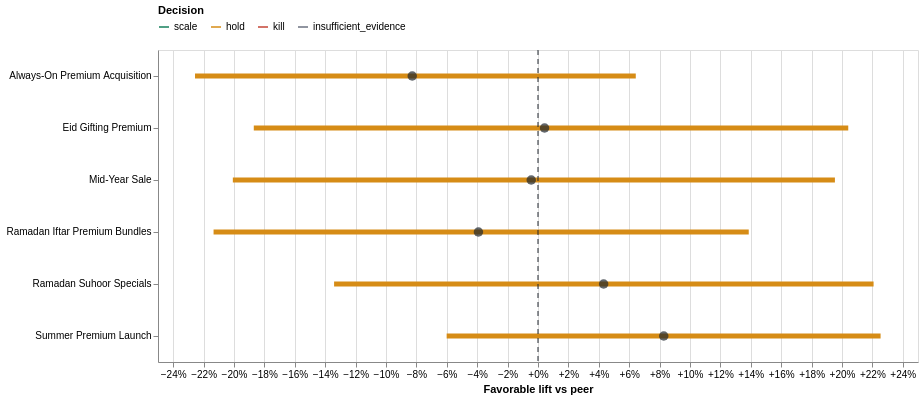

Write notebook code for a chart like this one.
### Markdown cell above
## 7. Probability Better And The Funding Decision

For each scored campaign, the engine creates 5,000 plausible campaign rates and 5,000
plausible peer rates. `probability_better` is the fraction where favorable lift is
above zero.

```text
higher-is-better lift = campaign draw - benchmark draw
lower-is-better lift  = benchmark draw - campaign draw

SCALE: lift low > 0
KILL:  lift high < 0
HOLD:  lift range crosses 0
```

Probability better supports interpretation and the two-factor budget priority. The complete lift
range, not the probability alone, controls the statistical decision. A provisional
fallback can still calculate a statistical direction, but its final funding action is
always capped at `KEEP_AS_TEST`.

### Code cell
decision_table = campaigns[[
    "campaign_name", "raw_rate", "corrected_rate", "benchmark",
    "benchmark_scope", "benchmark_quality", "portfolio_context_benchmark",
    "expected_lift", "lift_low", "lift_high", "probability_better",
    "statistical_decision", "recommended_action",
]].rename(columns={
    "campaign_name": "Campaign", "raw_rate": "Raw rate",
    "corrected_rate": "Corrected rate", "benchmark": "Benchmark",
    "benchmark_scope": "Benchmark source",
    "benchmark_quality": "Benchmark quality",
    "portfolio_context_benchmark": "Portfolio context",
    "expected_lift": "Expected lift", "lift_low": "Lift low",
    "lift_high": "Lift high", "probability_better": "Probability better",
    "statistical_decision": "Statistical decision",
    "recommended_action": "Final action",
})
display(decision_table.style.format({
    "Raw rate": "{:.2%}", "Corrected rate": "{:.2%}",
    "Benchmark": "{:.2%}", "Expected lift": "{:+.2%}",
    "Lift low": "{:+.2%}", "Lift high": "{:+.2%}",
    "Probability better": "{:.2%}", "Portfolio context": "{:.2%}",
}, na_rep="Not available"))

lift_data = campaigns.dropna(subset=["lift_low", "lift_high"]).copy()
if not lift_data.empty:
    lift_ranges = alt.Chart(lift_data).mark_rule(strokeWidth=5).encode(
        y=alt.Y("campaign_name:N", sort="-x", title=None),
        x=alt.X("lift_low:Q", title="Favorable lift vs peer", axis=alt.Axis(format="+.0%")),
        x2="lift_high:Q",
        color=alt.Color(
            "statistical_decision:N",
            scale=alt.Scale(
                domain=list(DECISION_COLORS), range=list(DECISION_COLORS.values())
            ),
            legend=alt.Legend(orient="top", title="Decision"),
        ),
        tooltip=[
            alt.Tooltip("campaign_name:N", title="Campaign"),
            alt.Tooltip("lift_low:Q", format="+.2%"),
            alt.Tooltip("expected_lift:Q", format="+.2%"),
            alt.Tooltip("lift_high:Q", format="+.2%"),
            alt.Tooltip("probability_better:Q", format=".2%"),
        ],
    )
    expected = alt.Chart(lift_data).mark_point(
        filled=True, color="#20262e", size=90
    ).encode(y=alt.Y("campaign_name:N", sort="-x"), x="expected_lift:Q")
    zero = alt.Chart(pd.DataFrame({"zero": [0]})).mark_rule(
        strokeDash=[5, 4], color="#20262e"
    ).encode(x="zero:Q")
    display((lift_ranges + expected + zero).properties(
        width=760, height=max(140, len(lift_data) * 52)
    ))

### Figure 1 — Vega-Lite specification as saved in the notebook (floating-point values rounded to 4 significant figures)
{"config": {"view": {"continuousWidth": 300, "continuousHeight": 300}}, "layer": [{"mark": {"type": "rule", "strokeWidth": 5}, "encoding": {"color": {"field": "statistical_decision", "legend": {"orient": "top", "title": "Decision"}, "scale": {"domain": ["scale", "hold", "kill", "insufficient_evidence"], "range": ["#16815d", "#d68c16", "#c44536", "#6b7280"]}, "type": "nominal"}, "tooltip": [{"field": "campaign_name", "title": "Campaign", "type": "nominal"}, {"field": "lift_low", "format": "+.2%", "type": "quantitative"}, {"field": "expected_lift", "format": "+.2%", "type": "quantitative"}, {"field": "lift_high", "format": "+.2%", "type": "quantitative"}, {"field": "probability_better", "format": ".2%", "type": "quantitative"}], "x": {"axis": {"format": "+.0%"}, "field": "lift_low", "title": "Favorable lift vs peer", "type": "quantitative"}, "x2": {"field": "lift_high"}, "y": {"field": "campaign_name", "sort": "-x", "title": null, "type": "nominal"}}}, {"mark": {"type": "point", "color": "#20262e", "filled": true, "size": 90}, "encoding": {"x": {"field": "expected_lift", "type": "quantitative"}, "y": {"field": "campaign_name", "sort": "-x", "type": "nominal"}}}, {"data": {"name": "data-42990c68f268a11fa16682fcd3437a6f"}, "mark": {"type": "rule", "color": "#20262e", "strokeDash": [5, 4]}, "encoding": {"x": {"field": "zero", "type": "quantitative"}}}], "data": {"name": "data-691cf7c085e2c49fc4b50111a8a323d7"}, "height": 312, "width": 760, "$schema": "https://vega.github.io/schema/vega-lite/v5.20.1.json", "datasets": {"data-691cf7c085e2c49fc4b50111a8a323d7": [{"campaign_id": "120209876543220001", "campaign_name": "Always-On Premium Acquisition", "objective": "OUTCOME_SALES", "entity_status": "ACTIVE", "start_date": "2025-12-30T00:00:00", "end_date": "2026-06-27T00:00:00", "entity_id": "120209876543220001", "entity_name": "Always-On Premium Acquisition", "parent_entity_id": null, "entity_level": "campaign", "media_start": "2025-12-30T00:00:00", "media_end": "2026-06-27T00:00:00", "active_days": 180, "impressions": 26091014, "link_clicks": 196800, "spend": 140800.0, "invalid_reach_rows": 14, "observed_conversations": 111, "mature_conversations": 104, "unresolved_conversations": 7, "unique_customers": 109, "mature_orders_created": 70, "delivered_orders": 52, "net_revenue": 65820.0, "mature_unique_customers": 103, "delivered_customers": 52, "semantic_conversations": 111, "high_purchase_intent_rate": 0.6514, "price_blocking_rate": 0.01515, "barrier_resolution_rate": 0.4167, "ad_alignment_rate": 0.5135, "agent_helpful_rate": 1.0, "next_step_agreement_rate": 0.6111, "next_step_order_progression_rate": 0.8939, "top_customer_need": "looking for genuine saffron", "top_barrier": "price", "top_value_driver": "price", "running_days": 180, "link_ctr": 0.007543, "cpm": 5.396, "cpc": 0.7154, "order_creation_rate": 0.6731, "customer_delivered_rate": 0.5049, "cost_per_created_order": 2011.0, "net_roas": 0.4676, "semantic_coverage_rate": 1.0, "score_metric": "customer_delivered_rate", "score_numerator": "delivered_customers", "score_denominator": "mature_unique_customers", "score_direction": "higher", "score_successes": 52.0, "score_trials": 103.0, "raw_rate": 0.5049, "corrected_rate": 0.5512, "range_low": 0.4742, "range_high": 0.6292, "benchmark": 0.6327, "benchmark_peer_count": 5, "same_objective_peer_count": 5, "benchmark_scope": "same_objective", "benchmark_quality": "decision_grade", "portfolio_context_benchmark": 0.5922, "portfolio_context_peer_count": 11, "expected_lift": -0.08274, "lift_low": -0.2256, "lift_high": 0.06433, "probability_better": 0.1324, "statistical_decision": "hold", "evidence_status": "sufficient", "efficiency_metric": "net_roas", "efficiency_direction": "higher", "efficiency_value": 0.4676, "efficiency_benchmark": 1.335, "efficiency_peer_count": 5, "efficiency_comparison": "worse_than_peer", "recommended_action": "keep_as_test", "reason_codes": ["PRIMARY_LIFT_RANGE_CROSSES_ZERO"], "semantic_score": {"metric": "checkout_readiness", "definition": "Commercial inquiry with complete sales agreement and customer-accepted next step.", "unit": "earliest_mature_conversation_per_customer", "eligible_customers": 103, "successes": 56, "trials": 98, "unknown_customers": 5, "missing_customers": 0, "raw_rate": 0.5714, "corrected_rate": 0.6252, "range_low": 0.5489, "range_high": 0.6978, "prior_alpha": 43.16, "prior_beta": 17.44, "posterior_alpha": 99.16, "posterior_beta": 59.44, "prior_source": "same_objective_empirical", "benchmark": 0.7122, "peer_count": 5, "lift_low": -0.2187, "lift_high": 0.05409, "probability_better": 0.1122, "status": "neutral", "evidence_status": "sufficient", "validation_status": "automated_labels_unreviewed"}}, {"campaign_id": "120209876543220005", "campaign_name": "Ramadan Suhoor Specials", "objective": "OUTCOME_SALES", "entity_status": "COMPLETED", "start_date": "2026-02-28T00:00:00", "end_date": "2026-03-29T00:00:00", "entity_id": "120209876543220005", "entity_name": "Ramadan Suhoor Specials", "parent_entity_id": null, "entity_level": "campaign", "media_start": "2026-02-28T00:00:00", "media_end": "2026-03-29T00:00:00", "active_days": 30, "impressions": 4601950, "link_clicks": 81525, "spend": 32290.0, "invalid_reach_rows": 14, "observed_conversations": 64, "mature_conversations": 62, "unresolved_conversations": 2, "unique_customers": 64, "mature_orders_created": 46, "delivered_orders": 41, "net_revenue": 38000.0, "mature_unique_customers": 62, "delivered_customers": 41, "semantic_conversations": 63, "high_purchase_intent_rate": 0.8095, "price_blocking_rate": 0.0, "barrier_resolution_rate": 0.5455, "ad_alignment_rate": 0.5079, "agent_helpful_rate": 0.9839, "next_step_agreement_rate": 0.7937, "next_step_order_progression_rate": 0.96, "top_customer_need": "Buy sugar-free basbousa (taste similar) and one healthy konafa; arrange delivery", "top_barrier": "delivery", "top_value_driver": "delivery_speed", "running_days": 30, "link_ctr": 0.01772, "cpm": 7.017, "cpc": 0.3961, "order_creation_rate": 0.7419, "customer_delivered_rate": 0.6613, "cost_per_created_order": 702.0, "net_roas": 1.177, "semantic_coverage_rate": 0.9844, "score_metric": "customer_delivered_rate", "score_numerator": "delivered_customers", "score_denominator": "mature_unique_customers", "score_direction": "higher", "score_successes": 41.0, "score_trials": 62.0, "raw_rate": 0.6613, "corrected_rate": 0.6333, "range_low": 0.5388, "range_high": 0.7216, "benchmark": 0.59, "benchmark_peer_count": 5, "same_objective_peer_count": 5, "benchmark_scope": "same_objective", "benchmark_quality": "decision_grade", "portfolio_context_benchmark": 0.5663, "portfolio_context_peer_count": 11, "expected_lift": 0.04318, "lift_low": -0.1341, "lift_high": 0.2208, "probability_better": 0.6892, "statistical_decision": "hold", "evidence_status": "sufficient", "efficiency_metric": "net_roas", "efficiency_direction": "higher", "efficiency_value": 1.177, "efficiency_benchmark": 1.335, "efficiency_peer_count": 5, "efficiency_comparison": "worse_than_peer", "recommended_action": "keep_as_test", "reason_codes": ["PRIMARY_LIFT_RANGE_CROSSES_ZERO"], "semantic_score": {"metric": "checkout_readiness", "definition": "Commercial inquiry with complete sales agreement and customer-accepted next step.", "unit": "earliest_mature_conversation_per_customer", "eligible_customers": 62, "successes": 46, "trials": 61, "unknown_customers": 0, "missing_customers": 1, "raw_rate": 0.7541, "corrected_rate": 0.7144, "range_low": 0.6263, "range_high": 0.795, "prior_alpha": 32.1, "prior_beta": 16.23, "posterior_alpha": 78.1, "posterior_beta": 31.23, "prior_source": "same_objective_empirical", "benchmark": 0.6642, "peer_count": 5, "lift_low": -0.1, "lift_high": 0.2105, "probability_better": 0.728, "status": "neutral", "evidence_status": "sufficient", "validation_status": "automated_labels_unreviewed"}}, {"campaign_id": "120209876543220006", "campaign_name": "Ramadan Iftar Premium Bundles", "objective": "OUTCOME_SALES", "entity_status": "COMPLETED", "start_date": "2026-02-28T00:00:00", "end_date": "2026-03-29T00:00:00", "entity_id": "120209876543220006", "entity_name": "Ramadan Iftar Premium Bundles", "parent_entity_id": null, "entity_level": "campaign", "media_start": "2026-02-28T00:00:00", "media_end": "2026-03-29T00:00:00", "active_days": 30, "impressions": 8339290, "link_clicks": 122984, "spend": 57100.0, "invalid_reach_rows": 20, "observed_conversations": 84, "mature_conversations": 76, "unresolved_conversations": 8, "unique_customers": 84, "mature_orders_created": 64, "delivered_orders": 42, "net_revenue": 77000.0, "mature_unique_customers": 76, "delivered_customers": 42, "semantic_conversations": 84, "high_purchase_intent_rate": 0.8571, "price_blocking_rate": 0.05128, "barrier_resolution_rate": 0.3659, "ad_alignment_rate": 0.4643, "agent_helpful_rate": 0.9878, "next_step_agreement_rate": 0.7108, "next_step_order_progression_rate": 0.9831, "top_customer_need": "طلب Iftar Bundle للعزومة غداً مع توصيل قبل المغرب", "top_barrier": "timing", "top_value_driver": "price", "running_days": 30, "link_ctr": 0.01475, "cpm": 6.847, "cpc": 0.4642, "order_creation_rate": 0.8421, "customer_delivered_rate": 0.5526, "cost_per_created_order": 892.1, "net_roas": 1.349, "semantic_coverage_rate": 1.0, "score_metric": "customer_delivered_rate", "score_numerator": "delivered_customers", "score_denominator": "mature_unique_customers", "score_direction": "higher", "score_successes": 42.0, "score_trials": 76.0, "raw_rate": 0.5526, "corrected_rate": 0.5723, "range_low": 0.4797, "range_high": 0.663, "benchmark": 0.6116, "benchmark_peer_count": 5, "same_objective_peer_count": 5, "benchmark_scope": "same_objective", "benchmark_quality": "decision_grade", "portfolio_context_benchmark": 0.5802, "portfolio_context_peer_count": 11, "expected_lift": -0.03919, "lift_low": -0.2134, "lift_high": 0.1386, "probability_better": 0.3278, "statistical_decision": "hold", "evidence_status": "sufficient", "efficiency_metric": "net_roas", "efficiency_direction": "higher", "efficiency_value": 1.349, "efficiency_benchmark": 1.177, "efficiency_peer_count": 5, "efficiency_comparison": "better_than_peer", "recommended_action": "keep_as_test", "reason_codes": ["PRIMARY_LIFT_RANGE_CROSSES_ZERO"], "semantic_score": {"metric": "checkout_readiness", "definition": "Commercial inquiry with complete sales agreement and customer-accepted next step.", "unit": "earliest_mature_conversation_per_customer", "eligible_customers": 76, "successes": 52, "trials": 75, "unknown_customers": 1, "missing_customers": 0, "raw_rate": 0.6933, "corrected_rate": 0.6873, "range_low": 0.5995, "range_high": 0.7684, "prior_alpha": 23.41, "prior_beta": 11.31, "posterior_alpha": 75.41, "posterior_beta": 34.31, "prior_source": "same_objective_empirical", "benchmark": 0.6743, "peer_count": 5, "lift_low": -0.1584, "lift_high": 0.1869, "probability_better": 0.544, "status": "neutral", "evidence_status": "sufficient", "validation_status": "automated_labels_unreviewed"}}, {"campaign_id": "120209876543220007", "campaign_name": "Eid Gifting Premium", "objective": "OUTCOME_SALES", "entity_status": "COMPLETED", "start_date": "2026-03-22T00:00:00", "end_date": "2026-04-05T00:00:00", "entity_id": "120209876543220007", "entity_name": "Eid Gifting Premium", "parent_entity_id": null, "entity_level": "campaign", "media_start": "2026-03-22T00:00:00", "media_end": "2026-04-05T00:00:00", "active_days": 15, "impressions": 2967717, "link_clicks": 43344, "spend": 14980.0, "invalid_reach_rows": 12, "observed_conversations": 47, "mature_conversations": 46, "unresolved_conversations": 1, "unique_customers": 47, "mature_orders_created": 40, "delivered_orders": 28, "net_revenue": 64990.0, "mature_unique_customers": 46, "delivered_customers": 28, "semantic_conversations": 47, "high_purchase_intent_rate": 0.8696, "price_blocking_rate": 0.03448, "barrier_resolution_rate": 0.4091, "ad_alignment_rate": 0.6739, "agent_helpful_rate": 0.9783, "next_step_agreement_rate": 0.7826, "next_step_order_progression_rate": 1.0, "top_customer_need": "شراء Stuffed Dried Dates Premium للعيد", "top_barrier": "product_quality", "top_value_driver": "gifting", "running_days": 15, "link_ctr": 0.01461, "cpm": 5.046, "cpc": 0.3455, "order_creation_rate": 0.8696, "customer_delivered_rate": 0.6087, "cost_per_created_order": 374.4, "net_roas": 4.34, "semantic_coverage_rate": 1.0, "score_metric": "customer_delivered_rate", "score_numerator": "delivered_customers", "score_denominator": "mature_unique_customers", "score_direction": "higher", "score_successes": 28.0, "score_trials": 46.0, "raw_rate": 0.6087, "corrected_rate": 0.6049, "range_low": 0.4938, "range_high": 0.7075, "benchmark": 0.5997, "benchmark_peer_count": 5, "same_objective_peer_count": 5, "benchmark_scope": "same_objective", "benchmark_quality": "decision_grade", "portfolio_context_benchmark": 0.5737, "portfolio_context_peer_count": 11, "expected_lift": 0.004306, "lift_low": -0.187, "lift_high": 0.2041, "probability_better": 0.511, "statistical_decision": "hold", "evidence_status": "sufficient", "efficiency_metric": "net_roas", "efficiency_direction": "higher", "efficiency_value": 4.34, "efficiency_benchmark": 1.177, "efficiency_peer_count": 5, "efficiency_comparison": "better_than_peer", "recommended_action": "keep_as_test", "reason_codes": ["PRIMARY_LIFT_RANGE_CROSSES_ZERO"], "semantic_score": {"metric": "checkout_readiness", "definition": "Commercial inquiry with complete sales agreement and customer-accepted next step.", "unit": "earliest_mature_conversation_per_customer", "eligible_customers": 46, "successes": 30, "trials": 45, "unknown_customers": 1, "missing_customers": 0, "raw_rate": 0.6667, "corrected_rate": 0.6721, "range_low": 0.5663, "range_high": 0.7723, "prior_alpha": 23.34, "prior_beta": 11.02, "posterior_alpha": 53.34, "posterior_beta": 26.02, "prior_source": "same_objective_empirical", "benchmark": 0.6793, "peer_count": 5, "lift_low": -0.1877, "lift_high": 0.1763, "probability_better": 0.4568, "status": "neutral", "evidence_status": "sufficient", "validation_status": "automated_labels_unreviewed"}}, {"campaign_id": "120209876543220009", "campaign_name": "Summer Premium Launch", "objective": "OUTCOME_SALES", "entity_status": "COMPLETED", "start_date": "2026-04-29T00:00:00", "end_date": "2026-06-27T00:00:00", "entity_id": "120209876543220009", "entity_name": "Summer Premium Launch", "parent_entity_id": null, "entity_level": "campaign", "media_start": "2026-04-29T00:00:00", "media_end": "2026-06-27T00:00:00", "active_days": 60, "impressions": 14187459, "link_clicks": 162229, "spend": 68600.0, "invalid_reach_rows": 14, "observed_conversations": 97, "mature_conversations": 90, "unresolved_conversations": 7, "unique_customers": 96, "mature_orders_created": 74, "delivered_orders": 64, "net_revenue": 70520.0, "mature_unique_customers": 90, "delivered_customers": 64, "semantic_conversations": 97, "high_purchase_intent_rate": 0.7938, "price_blocking_rate": 0.01887, "barrier_resolution_rate": 0.6786, "ad_alignment_rate": 0.4845, "agent_helpful_rate": 0.9896, "next_step_agreement_rate": 0.7938, "next_step_order_progression_rate": 0.9481, "top_customer_need": "Replace or compensate for a jar that appeared cracked on delivery (orange blossom honey).", "top_barrier": "price", "top_value_driver": "gifting", "running_days": 60, "link_ctr": 0.01143, "cpm": 4.835, "cpc": 0.4228, "order_creation_rate": 0.8222, "customer_delivered_rate": 0.7111, "cost_per_created_order": 927.0, "net_roas": 1.028, "semantic_coverage_rate": 1.0, "score_metric": "customer_delivered_rate", "score_numerator": "delivered_customers", "score_denominator": "mature_unique_customers", "score_direction": "higher", "score_successes": 64.0, "score_trials": 90.0, "raw_rate": 0.7111, "corrected_rate": 0.6523, "range_low": 0.5768, "range_high": 0.7239, "benchmark": 0.5699, "benchmark_peer_count": 5, "same_objective_peer_count": 5, "benchmark_scope": "same_objective", "benchmark_quality": "decision_grade", "portfolio_context_benchmark": 0.5515, "portfolio_context_peer_count": 11, "expected_lift": 0.08273, "lift_low": -0.06009, "lift_high": 0.2254, "probability_better": 0.8722, "statistical_decision": "hold", "evidence_status": "sufficient", "efficiency_metric": "net_roas", "efficiency_direction": "higher", "efficiency_value": 1.028, "efficiency_benchmark": 1.335, "efficiency_peer_count": 5, "efficiency_comparison": "worse_than_peer", "recommended_action": "keep_as_test", "reason_codes": ["PRIMARY_LIFT_RANGE_CROSSES_ZERO"], "semantic_score": {"metric": "checkout_readiness", "definition": "Commercial inquiry with complete sales agreement and customer-accepted next step.", "unit": "earliest_mature_conversation_per_customer", "eligible_customers": 90, "successes": 67, "trials": 89, "unknown_customers": 1, "missing_customers": 0, "raw_rate": 0.7528, "corrected_rate": 0.719, "range_low": 0.6419, "range_high": 0.7918, "prior_alpha": 31.67, "prior_beta": 16.57, "posterior_alpha": 98.67, "posterior_beta": 38.57, "prior_source": "same_objective_empirical", "benchmark": 0.6565, "peer_count": 5, "lift_low": -0.0806, "lift_high": 0.2206, "probability_better": 0.7886, "status": "neutral", "evidence_status": "sufficient", "validation_status": "automated_labels_unreviewed"}}, {"campaign_id": "120209876543220011", "campaign_name": "Mid-Year Sale", "objective": "OUTCOME_SALES", "entity_status": "COMPLETED", "start_date": "2026-05-15T00:00:00", "end_date": "2026-06-05T00:00:00", "entity_id": "120209876543220011", "entity_name": "Mid-Year Sale", "parent_entity_id": null, "entity_level": "campaign", "media_start": "2026-05-15T00:00:00", "media_end": "2026-06-05T00:00:00", "active_days": 22, "impressions": 3378126, "link_clicks": 49270, "spend": 17550.0, "invalid_reach_rows": 13, "observed_conversations": 34, "mature_conversations": 34, "unresolved_conversations": 0, "unique_customers": 34, "mature_orders_created": 30, "delivered_orders": 20, "net_revenue": 23430.0, "mature_unique_customers": 34, "delivered_customers": 20, "semantic_conversations": 33, "high_purchase_intent_rate": 0.8788, "price_blocking_rate": 0.07143, "barrier_resolution_rate": 0.2857, "ad_alignment_rate": 0.697, "agent_helpful_rate": 1.0, "next_step_agreement_rate": 0.7273, "next_step_order_progression_rate": 0.9167, "top_customer_need": "Place an order (3 Truffles, 1 Saffron, 2 Coffee Lover Boxes) and later return one sealed Coffee Lover Box", "top_barrier": "product_fit", "top_value_driver": "price", "running_days": 22, "link_ctr": 0.01459, "cpm": 5.196, "cpc": 0.3563, "order_creation_rate": 0.8824, "customer_delivered_rate": 0.5882, "cost_per_created_order": 585.1, "net_roas": 1.335, "semantic_coverage_rate": 0.9706, "score_metric": "customer_delivered_rate", "score_numerator": "delivered_customers", "score_denominator": "mature_unique_customers", "score_direction": "higher", "score_successes": 20.0, "score_trials": 34.0, "raw_rate": 0.5882, "corrected_rate": 0.5951, "range_low": 0.4792, "range_high": 0.7098, "benchmark": 0.6019, "benchmark_peer_count": 5, "same_objective_peer_count": 5, "benchmark_scope": "same_objective", "benchmark_quality": "decision_grade", "portfolio_context_benchmark": 0.5758, "portfolio_context_peer_count": 11, "expected_lift": -0.004456, "lift_low": -0.2008, "lift_high": 0.1953, "probability_better": 0.4774, "statistical_decision": "hold", "evidence_status": "sufficient", "efficiency_metric": "net_roas", "efficiency_direction": "higher", "efficiency_value": 1.335, "efficiency_benchmark": 1.177, "efficiency_peer_count": 5, "efficiency_comparison": "better_than_peer", "recommended_action": "keep_as_test", "reason_codes": ["PRIMARY_LIFT_RANGE_CROSSES_ZERO"], "semantic_score": {"metric": "checkout_readiness", "definition": "Commercial inquiry with complete sales agreement and customer-accepted next step.", "unit": "earliest_mature_conversation_per_customer", "eligible_customers": 34, "successes": 21, "trials": 33, "unknown_customers": 0, "missing_customers": 1, "raw_rate": 0.6364, "corrected_rate": 0.6604, "range_low": 0.5472, "range_high": 0.7632, "prior_alpha": 25.45, "prior_beta": 11.89, "posterior_alpha": 46.45, "posterior_beta": 23.89, "prior_source": "same_objective_empirical", "benchmark": 0.6816, "peer_count": 5, "lift_low": -0.2045, "lift_high": 0.1656, "probability_better": 0.409, "status": "neutral", "evidence_status": "sufficient", "validation_status": "automated_labels_unreviewed"}}], "data-42990c68f268a11fa16682fcd3437a6f": [{"zero": 0}]}}
